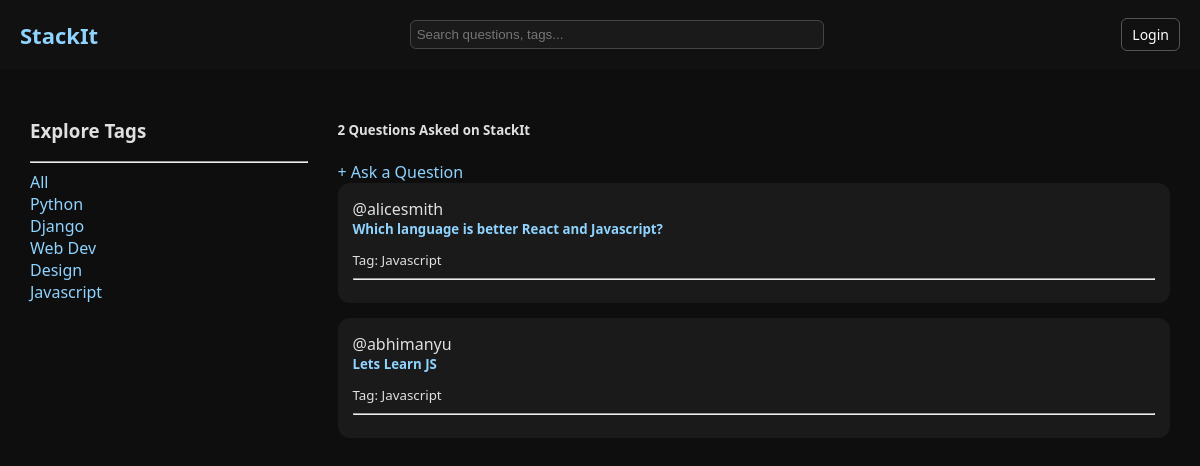
/?q=Javascript, run on the app's committed database.
### base/models.py (models this page shows, shortened)
class Topic(models.Model):
    name = models.CharField(max_length=200)

class Room(models.Model):
    host = models.ForeignKey(User,on_delete=models.SET_NULL,null=True)
    topic = models.ForeignKey(Topic,on_delete=models.SET_NULL,null=True)
    name = models.CharField(max_length=200)
    description = models.TextField(null=True, blank=True)
    updated = models.DateTimeField(auto_now=True)
    created = models.DateTimeField(auto_now_add=True)
    class Meta:
        ordering = ['-updated','-created']

### base/views.py (the view)
# urls.py: path('',views.home,name='home'),
def home(request):
    q = request.GET.get('q') if request.GET.get('q') != None else ''
    rooms = Room.objects.filter(Q(topic__name__icontains= q) |
                                Q(name__icontains=q) |
                                Q(description__icontains=q))
    topics = Topic.objects.all()
    room_count = rooms.count()
    context = {'rooms': rooms,'topics': topics,'room_count':room_count}
    return render(request,'base/home.html',context)

### base/templates/base/home.html (shortened to what this page needs)
{% extends 'main.html' %}
{% block content %}
<div class="home-container">
  <div>
    <h3>Explore Tags</h3>
    <hr>
    <div><a href="{% url 'home' %}">All</a></div>
    {% for topic in topics %}
    <div><a href="{% url 'home' %}?q={{ topic.name }}">{{ topic.name }}</a></div>
    {% endfor %}
  </div>
  <div>
    <h5>{{ room_count }} Questions Asked on StackIt</h5>
    <a href="{% url 'create-room' %}">+ Ask a Question</a>
    <div>
      {% for room in rooms %}
      <div class="question-card">
        <span>@{{ room.host.username }}</span>
        <h5><a href="{% url 'room' room.id %}">{{ room.name }}</a></h5>
        <small>Tag: {{ room.topic.name }}</small>
        <hr>
      </div>
      {% endfor %}
    </div>
  </div>
</div>
{% endblock %}

### templates/main.html (style rules this page uses)
body { margin: 0; font-family: "Segoe UI", Tahoma, Geneva, Verdana, sans-serif; background-color: #0d0d0d; color: #e0e0e0; }
a { color: #8fd3ff; text-decoration: none; }

### base/templates/base/home.html (style rules this page uses)
body { background-color: #0e0e0e; color: #e0e0e0; font-family: 'Segoe UI', Tahoma, Geneva, Verdana, sans-serif; margin: 0; padding: 0; }
.home-container { display: grid; grid-template-columns: 1fr 3fr; gap: 30px; padding: 30px; }
a { color: #8fd3ff; text-decoration: none; }
.question-card { background-color: #1a1a1a; padding: 15px; border-radius: 12px; margin-bottom: 15px; position: relative; }
.question-card h5 { color: #fff; margin: 0 0 10px; }

### data on the page
Topic: name "Python"
Topic: name "Django"
Topic: name "Web Dev"
Topic: name "Design"
Topic: name "Javascript"
Room: host.username "alicesmith", name "Which language is better React and Javascript?", topic.name "Javascript"
Room: host.username "abhimanyu", name "Lets Learn JS", topic.name "Javascript"

### other printed values
{{ room_count }} "2"
